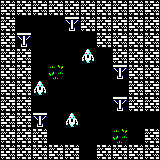

This is a level from a 2D game, rendered from its Tiled map with the project's own tilesets. A one-line summary and the complete map file follow:
An orthogonal 10x10 tile map with 16x16 px tiles, 2 tile layers (Graph, Spawn) and 1 object.

<map version="1.10" tiledversion="1.10.2" orientation="orthogonal" renderorder="left-up" width="10" height="10" tilewidth="16" tileheight="16" infinite="0" nextlayerid="4" nextobjectid="2">
 <tileset firstgid="1" source="jeu-lynx.tsx" />
 <layer id="1" name="Graph" width="10" height="10">
  <data encoding="csv">
644,644,644,644,644,644,644,644,644,644,
644,1,1,1,646,644,644,644,644,644,
644,646,1,1,1,1,644,644,644,644,
644,644,1,1,1,1,1,644,644,644,
644,644,1,6,1,1,1,646,644,644,
644,644,1,1,1,1,1,1,644,644,
644,644,1,1,1,1,1,646,644,644,
644,644,646,1,1,1,1,1,1,1,
644,644,644,1,1,1,1,6,1,644,
644,644,644,644,644,1,644,644,644,644
</data>
 </layer>
 <layer id="2" name="Spawn" width="10" height="10">
  <data encoding="csv">
0,0,0,0,0,0,0,0,0,0,
0,0,0,0,0,0,0,0,0,0,
0,0,0,0,0,0,0,0,0,0,
0,0,0,0,0,321,0,0,0,0,
0,0,0,0,0,0,0,0,0,0,
0,0,321,0,0,0,0,0,0,0,
0,0,0,0,0,0,0,0,0,0,
0,0,0,0,321,0,0,0,0,0,
0,0,0,0,0,0,0,0,0,0,
0,0,0,0,0,0,0,0,0,0
</data>
 </layer>
 <objectgroup id="3" name="Texte">
  <object id="1" x="57.6316" y="83.9778" width="74.8539" height="22.1615">
   <text fontfamily="Sans Serif" pixelsize="8" wrap="1" color="#ff0000" italic="1">Restons loin des fantomes</text>
  </object>
 </objectgroup>
</map>